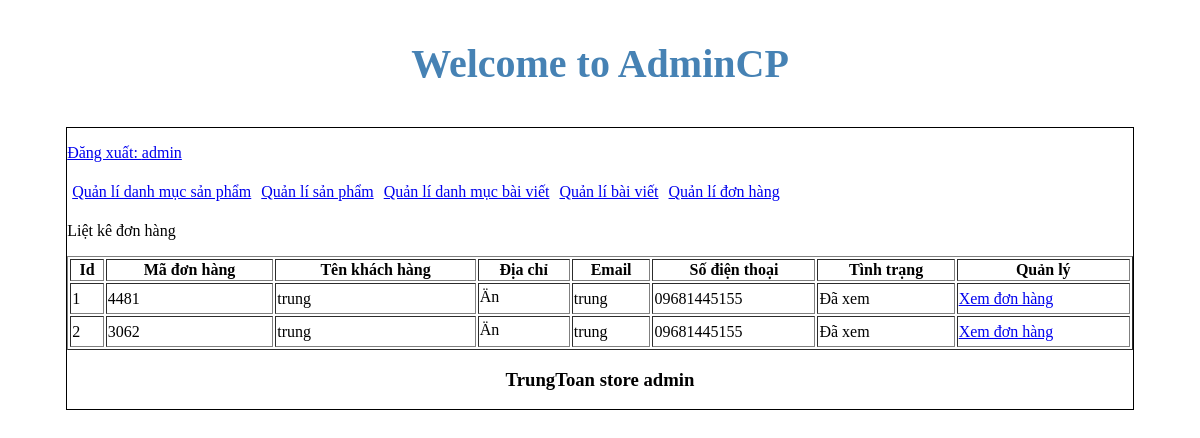
/admincp/index.php?action=quanlidonhang&query=lietke (signed in), run on the app's committed database.
### tables this page shows
CREATE TABLE `tbl_cart` (
  `id_cart` int(11) NOT NULL,
  `id_khachhang` int(11) NOT NULL,
  `code_cart` varchar(20) NOT NULL,
  `cart_status` int(11) NOT NULL
);

CREATE TABLE `tbl_dangky` (
  `id_dangky` int(11) NOT NULL,
  `tenkhachhang` varchar(200) NOT NULL,
  `email` varchar(100) NOT NULL,
  `diachi` varchar(200) NOT NULL,
  `matkhau` varchar(100) NOT NULL,
  `dienthoai` varchar(50) NOT NULL
);

### admincp/modules/quanlidonhang/lietke.php (the view)
<p>Liệt kê đơn hàng</p>
<?php
	$sql_lietke_dh = "SELECT * FROM tbl_cart,tbl_dangky WHERE tbl_cart.id_khachhang=tbl_dangky.id_dangky ORDER BY tbl_cart.id_cart DESC";
	$query_lietke_dh = mysqli_query($mysqli,$sql_lietke_dh);
?>
<table style="width:100%" border="1" style="border-collapse: collapse;">
  <tr>
  	<th>Id</th>
    <th>Mã đơn hàng</th>
    <th>Tên khách hàng</th>
    <th>Địa chỉ</th>
    <th>Email</th>
    <th>Số điện thoại</th>
    <th>Tình trạng</th>
  	<th>Quản lý</th>
  </tr>
  <?php
  $i = 0;
  while($row = mysqli_fetch_array($query_lietke_dh)){
  	$i++;
  ?>
  <tr>
  	<td><?php echo $i ?></td>
    <td><?php echo $row['code_cart'] ?></td>
    <td><?php echo $row['tenkhachhang'] ?></td>
    <td><?php echo $row['diachi'] ?></td>
    <td><?php echo $row['email'] ?></td>
    <td><?php echo $row['dienthoai'] ?></td>
    <td>
    	<?php if($row['cart_status']==1){
    		echo '<a href="modules/quanlidonhang/xuli.php?code='.$row['code_cart'].'">Đơn hàng mới</a>';
    	}else{
    		echo 'Đã xem';
    	}
    	?>
    </td>
   	<td>
   		<a href="index.php?action=donhang&query=xemdonhang&code=<?php echo $row['code_cart'] ?>">Xem đơn hàng</a>
   	</td>
  </tr>
  <?php
  }
  ?>
</table>

### data on the page
tbl_cart: code_cart "4481", tbl_dangky.tenkhachhang "trung", tbl_dangky.diachi "Än", tbl_dangky.email "trung", tbl_dangky.dienthoai "09681445155", cart_status "Đã xem"
tbl_cart: code_cart "3062", tbl_dangky.tenkhachhang "trung", tbl_dangky.diachi "Än", tbl_dangky.email "trung", tbl_dangky.dienthoai "09681445155", cart_status "Đã xem"

### other printed values
$_SESSION['dangnhap'] "admin"
